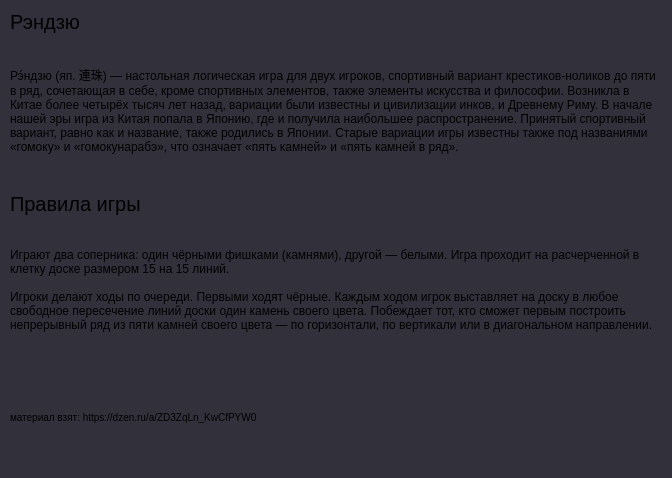
<?xml version="1.0" encoding="UTF-8"?>
<ui version="4.0">
 <class>AboutPage</class>
 <widget class="QWidget" name="AboutPage">
  <property name="geometry">
   <rect>
    <x>0</x>
    <y>0</y>
    <width>672</width>
    <height>478</height>
   </rect>
  </property>
  <property name="windowTitle">
   <string>About</string>
  </property>
  <property name="styleSheet">
   <string notr="true">background-color: #32303b</string>
  </property>
  <widget class="QWidget" name="verticalLayoutWidget">
   <property name="geometry">
    <rect>
     <x>10</x>
     <y>10</y>
     <width>4180</width>
     <height>451</height>
    </rect>
   </property>
   <layout class="QVBoxLayout" name="verticalLayout_2">
    <item>
     <widget class="QLabel" name="label_4">
      <property name="maximumSize">
       <size>
        <width>16777215</width>
        <height>50</height>
       </size>
      </property>
      <property name="styleSheet">
       <string notr="true">font-size: 20px</string>
      </property>
      <property name="text">
       <string>Рэндзю</string>
      </property>
      <property name="alignment">
       <set>Qt::AlignLeading|Qt::AlignLeft|Qt::AlignTop</set>
      </property>
     </widget>
    </item>
    <item>
     <widget class="QLabel" name="label">
      <property name="maximumSize">
       <size>
        <width>650</width>
        <height>120</height>
       </size>
      </property>
      <property name="text">
       <string>Рэ́ндзю (яп. 連珠) — настольная логическая игра для двух игроков, спортивный вариант крестиков-ноликов до пяти в ряд, сочетающая в себе, кроме спортивных элементов, также элементы искусства и философии. Возникла в Китае более четырёх тысяч лет назад, вариации были известны и цивилизации инков, и Древнему Риму. В начале нашей эры игра из Китая попала в Японию, где и получила наибольшее распространение. Принятый спортивный вариант, равно как и название, также родились в Японии. Старые вариации игры известны также под названиями «гомоку» и «гомокунарабэ», что означает «пять камней» и «пять камней в ряд».</string>
      </property>
      <property name="scaledContents">
       <bool>false</bool>
      </property>
      <property name="alignment">
       <set>Qt::AlignLeading|Qt::AlignLeft|Qt::AlignTop</set>
      </property>
      <property name="wordWrap">
       <bool>true</bool>
      </property>
     </widget>
    </item>
    <item>
     <widget class="QLabel" name="label_3">
      <property name="maximumSize">
       <size>
        <width>16777215</width>
        <height>50</height>
       </size>
      </property>
      <property name="styleSheet">
       <string notr="true">font-size: 20px</string>
      </property>
      <property name="text">
       <string>Правила игры</string>
      </property>
      <property name="alignment">
       <set>Qt::AlignLeading|Qt::AlignLeft|Qt::AlignTop</set>
      </property>
     </widget>
    </item>
    <item>
     <widget class="QLabel" name="label_2">
      <property name="maximumSize">
       <size>
        <width>650</width>
        <height>16777215</height>
       </size>
      </property>
      <property name="text">
       <string>Играют два соперника: один чёрными фишками (камнями), другой — белыми. Игра проходит на расчерченной в клетку доске размером 15 на 15 линий.

Игроки делают ходы по очереди. Первыми ходят чёрные. Каждым ходом игрок выставляет на доску в любое свободное пересечение линий доски один камень своего цвета. Побеждает тот, кто сможет первым построить непрерывный ряд из пяти камней своего цвета — по горизонтали, по вертикали или в диагональном направлении.

</string>
      </property>
      <property name="alignment">
       <set>Qt::AlignLeading|Qt::AlignLeft|Qt::AlignTop</set>
      </property>
      <property name="wordWrap">
       <bool>true</bool>
      </property>
     </widget>
    </item>
    <item>
     <widget class="QLabel" name="label_5">
      <property name="maximumSize">
       <size>
        <width>16777215</width>
        <height>50</height>
       </size>
      </property>
      <property name="styleSheet">
       <string notr="true">font-size: 10px</string>
      </property>
      <property name="text">
       <string>материал взят: https://dzen.ru/a/ZD3ZqLn_KwCfPYW0</string>
      </property>
      <property name="alignment">
       <set>Qt::AlignLeading|Qt::AlignLeft|Qt::AlignTop</set>
      </property>
     </widget>
    </item>
   </layout>
  </widget>
 </widget>
 <resources/>
 <connections/>
</ui>
